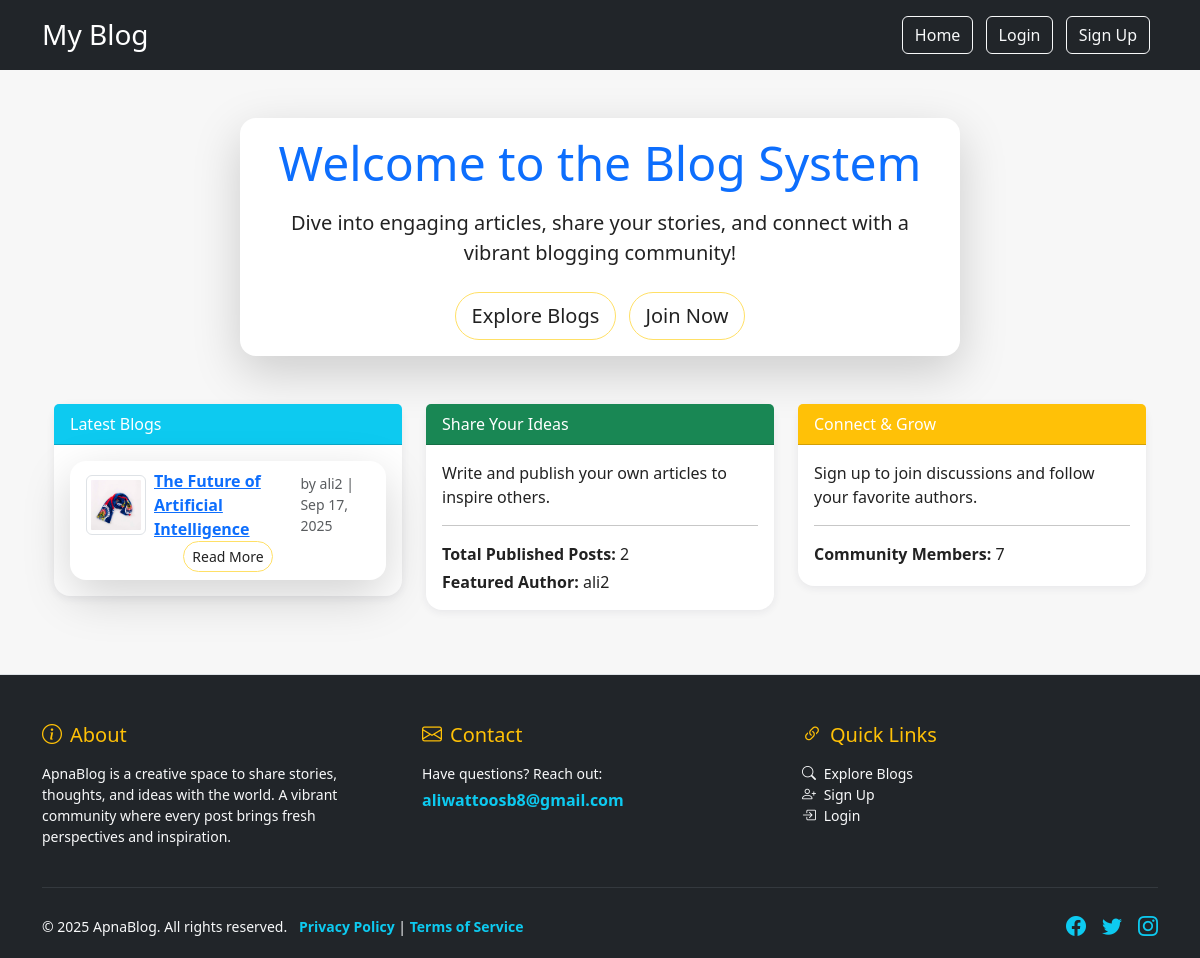
The page / on the database its author committed.
### post/models.py (models this page shows, shortened)
class Post(models.Model):
    STATUS_CHOICES = (
        ("draft", "Draft"),
        ("published", "Published"),
    )
    title = models.CharField(max_length=200)
    slug = models.SlugField(max_length=220, unique=True, blank=True)
    summary = models.TextField(max_length=300, help_text="Short summary for preview.")
    content = models.TextField()
    author = models.ForeignKey(User, on_delete=models.CASCADE, related_name="posts")
    category = models.ForeignKey(Category, on_delete=models.SET_NULL, null=True, blank=True)
    tags = models.ManyToManyField(Tag, blank=True)
    image = models.ImageField(upload_to="posts/", blank=True, null=True)
    created_at = models.DateTimeField(auto_now_add=True)
    updated_at = models.DateTimeField(auto_now=True)
    status = models.CharField(max_length=10, choices=STATUS_CHOICES, default="draft")
    views = models.PositiveIntegerField(default=0)

### accounts/views.py (the view)
# urls.py: path('', accounts_views.home, name='home'),
def home(request):
    posts = Post.objects.filter(status="published").order_by('-created_at')[:1]  # latest 1 post
    total_posts = Post.objects.filter(status="published").count()
    from django.contrib.auth.models import User
    total_users = User.objects.count()
    from django.db.models import Count
    author_stats = Post.objects.values('author__username').annotate(num_posts=Count('id')).order_by('-num_posts')
    featured_author = author_stats[0]['author__username'] if author_stats else None
    return render(request, 'home.html', {
        'posts': posts,
        'total_posts': total_posts,
        'total_users': total_users,
        'featured_author': featured_author,
    })

### templates/home.html
{% extends 'base.html' %}
{% load static %}
{% block content %}
<link rel="stylesheet" href="{% static 'css/home_hover.css' %}">
<div class="container mt-5">
    <div class="row justify-content-center">
        <div class="col-md-8 text-center">
            <div class="card shadow-lg">
                <div class="card-body">
                    <h1 class="card-title display-5 mb-3 text-primary">Welcome to the Blog System</h1>
                    <p class="card-text fs-5 mb-4">
                        Dive into engaging articles, share your stories, and connect with a vibrant blogging community!
                    </p>
                    <a href="{% url 'explore' %}" class="btn btn-success btn-lg me-2">Explore Blogs</a>
                    <a href="{% url 'signup' %}" class="btn btn-outline-primary btn-lg">Join Now</a>
                </div>
            </div>
        </div>
    </div>
    <div class="row mt-5">
        <div class="col-md-4">
            <div class="card border-info mb-3">
                <div class="card-header bg-info text-white">Latest Blogs</div>
<div class="card-body">
    {% if posts %}
        <ul class="list-group list-group-flush">
            {% for post in posts %}
        <li class="list-group-item d-flex justify-content-between align-items-center card shadow-lg post-list-hover">
          <div class="d-flex align-items-center">
            {% if post.image %}
              <img src="{{ post.image.url }}" class="img-thumbnail me-2" style="max-width:60px;max-height:60px;object-fit:cover;" alt="Post Image">
            {% endif %}
            <a href="{% url 'post_detail' post.slug %}" class="fw-bold text-primary">{{ post.title }}</a>
            <span class="text-muted small ms-2">by {{ post.author.username }} | {{ post.created_at|date:"M d, Y" }}</span>
          </div>
          <a href="{% url 'post_detail' post.slug %}" class="btn btn-outline-info btn-sm">Read More</a>
        </li>
            {% endfor %}
        </ul>
    {% else %}
        <div class="alert alert-info text-center mb-0">
            No blog posts found.
        </div>
    {% endif %}
</div>
            </div>
        </div>
        <div class="col-md-4">
            <div class="card border-success mb-3">
                <div class="card-header bg-success text-white">Share Your Ideas</div>
                <div class="card-body">
                    <p class="card-text">Write and publish your own articles to inspire others.</p>
                    <hr>
                    <p class="mb-1"><strong>Total Published Posts:</strong> {{ total_posts }}</p>
                    {% if featured_author %}
                    <p class="mb-0"><strong>Featured Author:</strong> {{ featured_author }}</p>
                    {% endif %}
                </div>
            </div>
        </div>
        <div class="col-md-4">
            <div class="card border-warning mb-3">
                <div class="card-header bg-warning text-white">Connect & Grow</div>
                <div class="card-body">
                    <p class="card-text">Sign up to join discussions and follow your favorite authors.</p>
                    <hr>
                    <p class="mb-1"><strong>Community Members:</strong> {{ total_users }}</p>
                </div>
            </div>
        </div>
    </div>
</div>
{% endblock %}
{% block footer %}
<footer class="bg-dark text-light pt-5 pb-3 mt-5 border-top">
  <div class="container">
    <div class="row gy-4">
      <div class="col-md-4">
        <h5 class="text-warning mb-3">
          <i class="bi bi-info-circle me-2"></i>About
        </h5>
        <p class="small">
          ApnaBlog is a creative space to share stories, thoughts, and ideas with the world.
          A vibrant community where every post brings fresh perspectives and inspiration.
        </p>
      </div>
      <div class="col-md-4">
        <h5 class="text-warning mb-3">
          <i class="bi bi-envelope me-2"></i>Contact
        </h5>
        <p class="mb-1 small">Have questions? Reach out:</p>
        <a href="mailto:aliwattoosb8@gmail.com" class="text-info text-decoration-none fw-semibold">
          aliwattoosb8@gmail.com
        </a>
      </div>
      <div class="col-md-4">
        <h5 class="text-warning mb-3">
          <i class="bi bi-link-45deg me-2"></i>Quick Links
        </h5>
        <ul class="list-unstyled small">
          <li><a href="{% url 'explore' %}" class="text-light text-decoration-none"><i class="bi bi-search me-1"></i> Explore Blogs</a></li>
          <li><a href="{% url 'signup' %}" class="text-light text-decoration-none"><i class="bi bi-person-plus me-1"></i> Sign Up</a></li>
          <li><a href="{% url 'login' %}" class="text-light text-decoration-none"><i class="bi bi-box-arrow-in-right me-1"></i> Login</a></li>
        </ul>
      </div>
    </div>
    <hr class="border-secondary my-4">
    <div class="d-flex flex-column flex-md-row justify-content-between align-items-center">
      <div class="small mb-2 mb-md-0">
        &copy; 2025 ApnaBlog. All rights reserved.
        <span class="ms-2">
          <a href="/privacypolicy" class="text-info text-decoration-none fw-semibold">Privacy Policy</a> |
          <a href="/terms" class="text-info text-decoration-none fw-semibold">Terms of Service</a>
        </span>
      </div>
      <div class="d-flex gap-3">
        <a href="https://www.facebook.com/share/1BC5a9sYNe/" target="_blank" class="text-info" title="Facebook"><i class="bi bi-facebook fs-5"></i></a>
        <a href="https://x.com/irfanliaqat204?t=ArBAPMxBe6u_--OsfEspVA&s=09" target="_blank" class="text-info" title="Twitter"><i class="bi bi-twitter fs-5"></i></a>
        <a href="https://www.instagram.com/aliirfan.w2?igsh=MTdsN3o4cThrOHd2NQ==" target="_blank" class="text-info" title="Instagram"><i class="bi bi-instagram fs-5"></i></a>
      </div>
    </div>
  </div>
</footer>
{% endblock %}

### static/css/style.css (style rules this page uses)
body { background-color: #f8f9fa; color: #212529; }
body, .card { transition: background-color 0.3s, color 0.3s; }
footer .bi { transition: color 0.2s, transform 0.2s; }

### static/css/home_hover.css (style rules this page uses)
body { background: #f7f7f7; color: #222; font-family: 'Segoe UI', 'Roboto', 'Helvetica Neue', Arial, sans-serif; transition: background 0.5s; }
.card.shadow-lg, .card.border-info, .card.border-success, .card.border-warning { transition: transform 0.25s cubic-bezier(.25,.8,.25,1), box-shadow 0.25s, background 0.25s; background: #fff; border-radius: 1rem; box-shadow: 0 2px 8px rgba(34,34,59,0.08); border: none; color: #222; }
.card-header.bg-info, .card-header.bg-success, .card-header.bg-warning { background: #ffe066; color: #222; }
.btn-outline-info.btn-sm, .btn-success.btn-lg, .btn-outline-primary.btn-lg { transition: background 0.2s, color 0.2s, border-color 0.2s; border-radius: 2rem; color: #222; border-color: #ffe066; background: #fff; }

### rows shown on the page
Post: image (picture), title "The Future of Artificial Intelligence", author.username "ali2", created_at "Sep 17, 2025"

### other values the page prints
{{ total_posts }} "2"
{{ featured_author }} "ali2"
{{ total_users }} "7"
